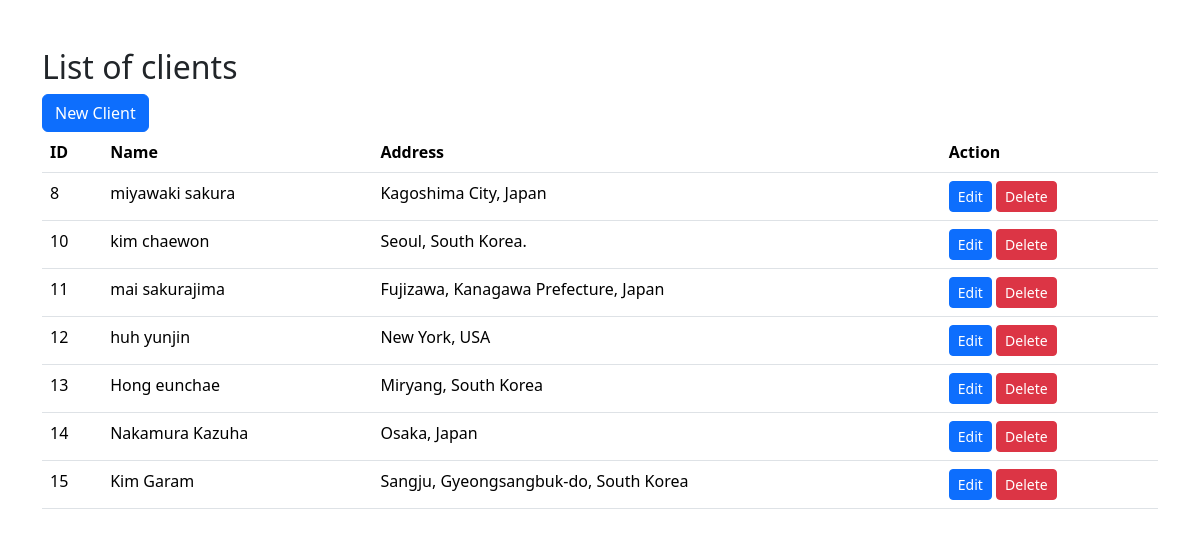
/iwp/index.php, run on the app's committed database.
### tables this page shows
CREATE TABLE `tbl_patient` (
  `patient_id` int(11) NOT NULL,
  `name` varchar(255) DEFAULT NULL,
  `address` text DEFAULT NULL
);

### iwp/index.php (the view, shortened to what this page needs)
<!DOCTYPE html>
<html lang="en">
<head>
    <link rel="stylesheet" href="https://cdn.jsdelivr.net/npm/bootstrap@5.3.5/dist/css/bootstrap.min.css">
</head>
<body>
    <div class = "container my-5">
        <h2>List of clients</h2>
        <a class="btn btn-primary" href="/iwp/create.php" role="button">New Client</a>
        <br>
        <table class="table">
            <thead>
                <th>ID</th>
                <th>Name</th>
                <th>Address</th>
                <th>Action</th>
            </thead>
            <tbody>
            <?php
            $servername = "localhost";
            $username = "root";
            $password = "";
            $database = "db_pms";
            $conn = new mysqli($servername, $username, $password, $database);
            $sql= "SELECT * FROM tbl_patient";
            $result= $conn->query($sql);
            while ($row =$result->fetch_assoc()) {
                echo "
                <tr>
                    <td>$row[patient_id]</td>
                    <td>$row[name]</td>
                    <td>$row[address]</td>
                    <td>
                        <a class='btn btn-primary btn-sm' href='/iwp/update.php?id=" . $row['patient_id'] . "'>Edit</a>
                        <a class='btn btn-danger btn-sm'href='delete.php?patient_id=" . $row['patient_id'] . "'>Delete</a>
                    </td>
                </tr>
                ";
            }
            ?>
            </tbody>
        </table>
    </div>
</body>
</html>

### data on the page
tbl_patient: patient_id "8", name "miyawaki sakura", address "Kagoshima City, Japan"
tbl_patient: patient_id "10", name "kim chaewon", address "Seoul, South Korea."
tbl_patient: patient_id "11", name "mai sakurajima", address "Fujizawa, Kanagawa Prefecture, Japan"
tbl_patient: patient_id "12", name "huh yunjin", address "New York, USA"
tbl_patient: patient_id "13", name "Hong eunchae", address "Miryang, South Korea"
tbl_patient: patient_id "14", name "Nakamura Kazuha", address "Osaka, Japan"
tbl_patient: patient_id "15", name "Kim Garam", address "Sangju, Gyeongsangbuk-do, South Korea"
